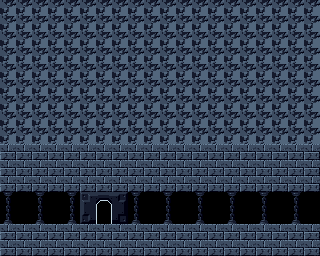

This is a level from a 2D game, rendered from its Tiled map with the project's own tilesets. A one-line summary and the complete map file follow:
An orthogonal 20x16 tile map with 16x16 px tiles, 1 tile layer (Tile Layer 1).

<map version="1.0" tiledversion="1.1.1" orientation="orthogonal" renderorder="right-down" width="20" height="16" tilewidth="16" tileheight="16" infinite="0" nextobjectid="1">
 <tileset firstgid="1" source="tileset1.tsx" />
 <layer name="Tile Layer 1" width="20" height="16">
  <data>
   <tile gid="33" />
   <tile gid="33" />
   <tile gid="33" />
   <tile gid="33" />
   <tile gid="33" />
   <tile gid="33" />
   <tile gid="33" />
   <tile gid="33" />
   <tile gid="33" />
   <tile gid="33" />
   <tile gid="33" />
   <tile gid="33" />
   <tile gid="33" />
   <tile gid="33" />
   <tile gid="33" />
   <tile gid="33" />
   <tile gid="33" />
   <tile gid="33" />
   <tile gid="33" />
   <tile gid="33" />
   <tile gid="33" />
   <tile gid="33" />
   <tile gid="33" />
   <tile gid="33" />
   <tile gid="33" />
   <tile gid="33" />
   <tile gid="33" />
   <tile gid="33" />
   <tile gid="33" />
   <tile gid="33" />
   <tile gid="33" />
   <tile gid="33" />
   <tile gid="33" />
   <tile gid="33" />
   <tile gid="33" />
   <tile gid="33" />
   <tile gid="33" />
   <tile gid="33" />
   <tile gid="33" />
   <tile gid="33" />
   <tile gid="33" />
   <tile gid="33" />
   <tile gid="33" />
   <tile gid="33" />
   <tile gid="33" />
   <tile gid="33" />
   <tile gid="33" />
   <tile gid="33" />
   <tile gid="33" />
   <tile gid="33" />
   <tile gid="33" />
   <tile gid="33" />
   <tile gid="33" />
   <tile gid="33" />
   <tile gid="33" />
   <tile gid="33" />
   <tile gid="33" />
   <tile gid="33" />
   <tile gid="33" />
   <tile gid="33" />
   <tile gid="33" />
   <tile gid="33" />
   <tile gid="33" />
   <tile gid="33" />
   <tile gid="33" />
   <tile gid="33" />
   <tile gid="33" />
   <tile gid="33" />
   <tile gid="33" />
   <tile gid="33" />
   <tile gid="33" />
   <tile gid="33" />
   <tile gid="33" />
   <tile gid="33" />
   <tile gid="33" />
   <tile gid="33" />
   <tile gid="33" />
   <tile gid="33" />
   <tile gid="33" />
   <tile gid="33" />
   <tile gid="33" />
   <tile gid="33" />
   <tile gid="33" />
   <tile gid="33" />
   <tile gid="33" />
   <tile gid="33" />
   <tile gid="33" />
   <tile gid="33" />
   <tile gid="33" />
   <tile gid="33" />
   <tile gid="33" />
   <tile gid="33" />
   <tile gid="33" />
   <tile gid="33" />
   <tile gid="33" />
   <tile gid="33" />
   <tile gid="33" />
   <tile gid="33" />
   <tile gid="33" />
   <tile gid="33" />
   <tile gid="33" />
   <tile gid="33" />
   <tile gid="33" />
   <tile gid="33" />
   <tile gid="33" />
   <tile gid="33" />
   <tile gid="33" />
   <tile gid="33" />
   <tile gid="33" />
   <tile gid="33" />
   <tile gid="33" />
   <tile gid="33" />
   <tile gid="33" />
   <tile gid="33" />
   <tile gid="33" />
   <tile gid="33" />
   <tile gid="33" />
   <tile gid="33" />
   <tile gid="33" />
   <tile gid="33" />
   <tile gid="33" />
   <tile gid="33" />
   <tile gid="33" />
   <tile gid="33" />
   <tile gid="33" />
   <tile gid="33" />
   <tile gid="33" />
   <tile gid="33" />
   <tile gid="33" />
   <tile gid="33" />
   <tile gid="33" />
   <tile gid="33" />
   <tile gid="33" />
   <tile gid="33" />
   <tile gid="33" />
   <tile gid="33" />
   <tile gid="33" />
   <tile gid="33" />
   <tile gid="33" />
   <tile gid="33" />
   <tile gid="33" />
   <tile gid="33" />
   <tile gid="33" />
   <tile gid="33" />
   <tile gid="33" />
   <tile gid="33" />
   <tile gid="33" />
   <tile gid="33" />
   <tile gid="33" />
   <tile gid="33" />
   <tile gid="33" />
   <tile gid="33" />
   <tile gid="33" />
   <tile gid="33" />
   <tile gid="33" />
   <tile gid="33" />
   <tile gid="33" />
   <tile gid="33" />
   <tile gid="33" />
   <tile gid="33" />
   <tile gid="33" />
   <tile gid="33" />
   <tile gid="33" />
   <tile gid="33" />
   <tile gid="33" />
   <tile gid="33" />
   <tile gid="33" />
   <tile gid="33" />
   <tile gid="33" />
   <tile gid="33" />
   <tile gid="33" />
   <tile gid="33" />
   <tile gid="33" />
   <tile gid="33" />
   <tile gid="33" />
   <tile gid="33" />
   <tile gid="33" />
   <tile gid="33" />
   <tile gid="33" />
   <tile gid="33" />
   <tile gid="42" />
   <tile gid="42" />
   <tile gid="42" />
   <tile gid="42" />
   <tile gid="42" />
   <tile gid="42" />
   <tile gid="42" />
   <tile gid="42" />
   <tile gid="42" />
   <tile gid="42" />
   <tile gid="42" />
   <tile gid="42" />
   <tile gid="42" />
   <tile gid="42" />
   <tile gid="42" />
   <tile gid="42" />
   <tile gid="42" />
   <tile gid="42" />
   <tile gid="42" />
   <tile gid="42" />
   <tile gid="42" />
   <tile gid="42" />
   <tile gid="42" />
   <tile gid="42" />
   <tile gid="42" />
   <tile gid="42" />
   <tile gid="42" />
   <tile gid="42" />
   <tile gid="42" />
   <tile gid="42" />
   <tile gid="42" />
   <tile gid="42" />
   <tile gid="42" />
   <tile gid="42" />
   <tile gid="42" />
   <tile gid="42" />
   <tile gid="42" />
   <tile gid="42" />
   <tile gid="42" />
   <tile gid="42" />
   <tile gid="42" />
   <tile gid="42" />
   <tile gid="42" />
   <tile gid="42" />
   <tile gid="42" />
   <tile gid="42" />
   <tile gid="42" />
   <tile gid="42" />
   <tile gid="42" />
   <tile gid="42" />
   <tile gid="42" />
   <tile gid="42" />
   <tile gid="42" />
   <tile gid="42" />
   <tile gid="42" />
   <tile gid="42" />
   <tile gid="42" />
   <tile gid="42" />
   <tile gid="42" />
   <tile gid="42" />
   <tile gid="44" />
   <tile gid="63" />
   <tile gid="44" />
   <tile gid="63" />
   <tile gid="44" />
   <tile gid="60" />
   <tile gid="61" />
   <tile gid="62" />
   <tile gid="44" />
   <tile gid="63" />
   <tile gid="44" />
   <tile gid="63" />
   <tile gid="44" />
   <tile gid="63" />
   <tile gid="44" />
   <tile gid="63" />
   <tile gid="44" />
   <tile gid="63" />
   <tile gid="44" />
   <tile gid="63" />
   <tile gid="46" />
   <tile gid="63" />
   <tile gid="46" />
   <tile gid="63" />
   <tile gid="46" />
   <tile gid="76" />
   <tile gid="27" />
   <tile gid="78" />
   <tile gid="46" />
   <tile gid="63" />
   <tile gid="46" />
   <tile gid="63" />
   <tile gid="46" />
   <tile gid="63" />
   <tile gid="46" />
   <tile gid="63" />
   <tile gid="46" />
   <tile gid="63" />
   <tile gid="46" />
   <tile gid="63" />
   <tile gid="42" />
   <tile gid="42" />
   <tile gid="42" />
   <tile gid="42" />
   <tile gid="42" />
   <tile gid="42" />
   <tile gid="42" />
   <tile gid="42" />
   <tile gid="42" />
   <tile gid="42" />
   <tile gid="42" />
   <tile gid="42" />
   <tile gid="42" />
   <tile gid="42" />
   <tile gid="42" />
   <tile gid="42" />
   <tile gid="42" />
   <tile gid="42" />
   <tile gid="42" />
   <tile gid="42" />
   <tile gid="42" />
   <tile gid="42" />
   <tile gid="42" />
   <tile gid="42" />
   <tile gid="42" />
   <tile gid="42" />
   <tile gid="42" />
   <tile gid="42" />
   <tile gid="42" />
   <tile gid="42" />
   <tile gid="42" />
   <tile gid="42" />
   <tile gid="42" />
   <tile gid="42" />
   <tile gid="42" />
   <tile gid="42" />
   <tile gid="42" />
   <tile gid="42" />
   <tile gid="42" />
   <tile gid="42" />
  </data>
 </layer>
</map>